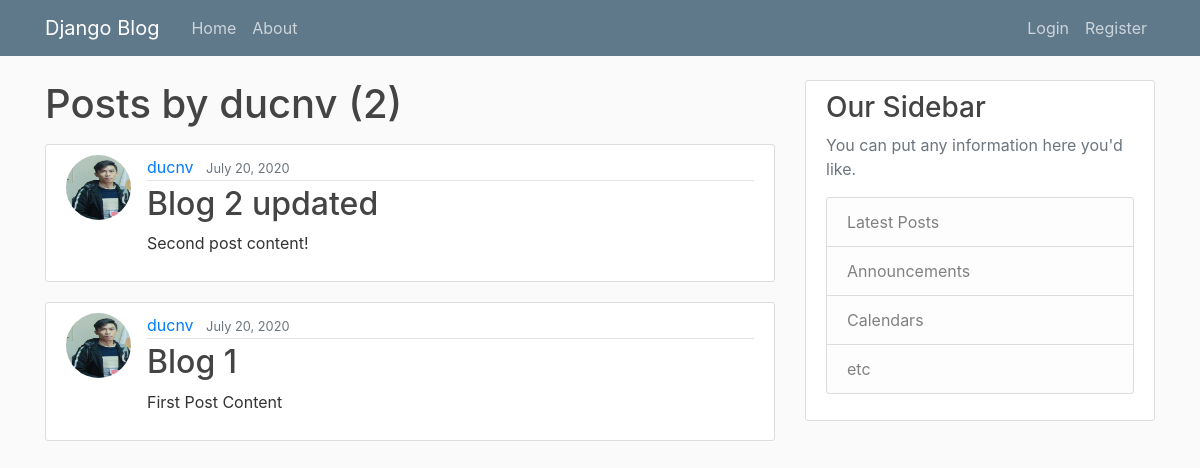
The app's page /userposts/ducnv, older data.
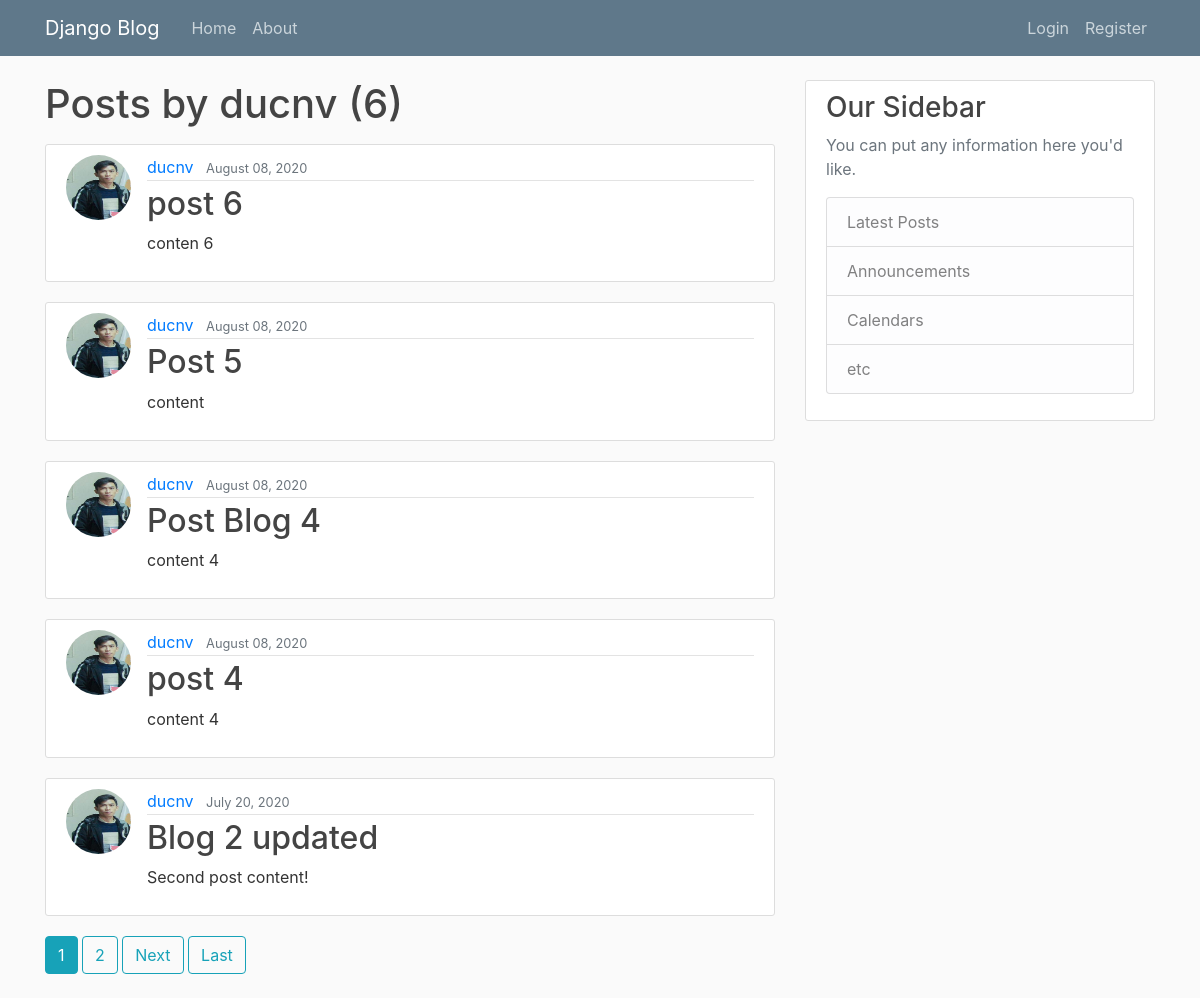
The same page, newer data.
### blog/models.py (models this page shows, shortened)
class Post(models.Model):
    title = models.CharField(max_length=100)
    content = models.TextField()
    date_posted = models.DateTimeField(default=timezone.now)
    author = models.ForeignKey(User, on_delete=models.CASCADE)

### users/models.py (models this page shows, shortened)
class Profile(models.Model):
    user = models.OneToOneField(User, on_delete=models.CASCADE)
    image = models.ImageField(default='default.jpg', upload_to='profile_pics')

### blog/views.py (the view)
# urls.py: path('userposts/<str:username>', UserPostListView.as_view(), name='user-posts'),
class UserPostListView(ListView):
    model = Post
    template_name = 'blog/user_posts.html'  # default: <app>/<model>_<viewtype>.html
    context_object_name = 'posts'
    paginate_by = 5
    def get_queryset(self):
        user = get_object_or_404(User, username=self.kwargs.get('username'))
        return Post.objects.filter(author=user).order_by('-date_posted')

### blog/templates/blog/user_posts.html (shortened to what this page needs)
{% extends "blog/base.html" %}
{% block content %}
    <h1 class="mb-3">Posts by {{ view.kwargs.username }} ({{ page_obj.paginator.count }})</h1>
    {% for post in posts %}
        <article class="media content-section">
            <img class="rounded-circle article-img" src="{{ post.author.profile.image.url }}" alt="">
            <div class="media-body">
                <div class="article-metadata">
                    <a class="mr-2" href="{% url 'user-posts' post.author.username %}">{{ post.author }}</a>
                    <small class="text-muted">{{ post.date_posted|date:'F d, Y' }}</small>
                </div>
                <h2><a class="article-title" href="{% url 'post-detail' post.id %}">{{ post.title }}</a></h2>
                <p class="article-content">{{ post.content }}</p>
            </div>
        </article>
    {% endfor %}
    {% if is_paginated %}
        {% for num in page_obj.paginator.page_range %}
            {% if num == page_obj.number %}
                <a class="btn btn-info mb-4" href="?page={{ num }}">{{ num }}</a>
            {% elif num > page_obj.number|add:'-3' and num < page_obj.number|add:'3' %}
                <a class="btn btn-outline-info mb-4" href="?page={{ num }}">{{ num }}</a>
            {% endif %}
        {% endfor %}
        {% if page_obj.has_next %}
        <a class="btn btn-outline-info mb-4" href="?page={{ page_obj.next_page_number }}">Next</a>
        <a class="btn btn-outline-info mb-4" href="?page={{ page_obj.paginator.num_pages }}">Last</a>
        {% endif %}
    {% endif %}
{% endblock content %}

### blog/templates/blog/base.html (shortened to what this page needs)
{% load static %}
<!DOCTYPE html>
<html>
<head>
    <link rel="stylesheet" href="https://stackpath.bootstrapcdn.com/bootstrap/4.5.0/css/bootstrap.min.css"
>
    <link rel="stylesheet" type="text/css" href="{% static 'blog/main.css' %}">
</head>
<body>
<header class="site-header">
    <nav class="navbar navbar-expand-md navbar-dark bg-steel fixed-top">
        <div class="container">
            <a class="navbar-brand mr-4" href="{% url 'blog-home' %}">Django Blog</a>
            <div class="collapse navbar-collapse" id="navbarToggle">
                <div class="navbar-nav mr-auto">
                    <a class="nav-item nav-link" href="{% url 'blog-home' %}">Home</a>
                    <a class="nav-item nav-link" href="{% url 'blog-about' %}">About</a>
                </div>
                <div class="navbar-nav">
                    {% if user.is_authenticated %}
                        <a class="nav-item nav-link" href="{% url 'post-create' %}">New Post</a>
                        <a class="nav-item nav-link" href="{% url 'logout' %}">Logout</a>
                        <a class="nav-item nav-link" href="{% url 'profile' %}">{{ user.username }}</a>
                    {% else %}
                        <a class="nav-item nav-link" href="{% url 'login' %}">Login</a>
                        <a class="nav-item nav-link" href="{% url 'register' %}">Register</a>
                    {% endif %}
                </div>
            </div>
        </div>
    </nav>
</header>
<main role="main" class="container">
    <div class="row">
        <div class="col-md-8">
            {% block content %}{% endblock %}
        </div>
        <div class="col-md-4">
            <div class="content-section">
                <h3>Our Sidebar</h3>
                <p class='text-muted'>You can put any information here you'd like.
                <ul class="list-group">
                    <li class="list-group-item list-group-item-light">Latest Posts</li>
                    <li class="list-group-item list-group-item-light">Announcements</li>
                    <li class="list-group-item list-group-item-light">Calendars</li>
                    <li class="list-group-item list-group-item-light">etc</li>
                </ul>
                </p>
            </div>
        </div>
    </div>
</main>
</body>
</html>

### blog/static/blog/main.css (style rules this page uses)
body { background: #fafafa; color: #333333; margin-top: 5rem; }
h1, h2, h3, h4, h5, h6 { color: #444444; }
ul { margin: 0; }
.bg-steel { background-color: #5f788a; }
.site-header .navbar-nav .nav-link { color: #cbd5db; }
.content-section { background: #ffffff; padding: 10px 20px; border: 1px solid #dddddd; border-radius: 3px; margin-bottom: 20px; }
.article-title { color: #444444; }
.article-content { white-space: pre-line; }
.article-img { height: 65px; width: 65px; margin-right: 16px; }
.article-metadata { padding-bottom: 1px; margin-bottom: 4px; border-bottom: 1px solid #e3e3e3 }

Row changes from the older to the newer data that the page shows:
no longer on this page (row unchanged): Post: author.profile.image (picture), author "ducnv", date_posted "July 20, 2020", title "Blog 1", content "First Post Content"
added Post: author.profile.image (picture), author "ducnv", date_posted "August 08, 2020", title "post 6", content "conten 6"
added Post: author.profile.image (picture), author "ducnv", date_posted "August 08, 2020", title "Post 5", content "content"
added Post: author.profile.image (picture), author "ducnv", date_posted "August 08, 2020", title "Post Blog 4", content "content 4"
added Post: author.profile.image (picture), author "ducnv", date_posted "August 08, 2020", title "post 4", content "content 4"
Text that changed along with them:
{{ page_obj.paginator.count }}: "2" → "6"
new list line: "1"
new list line: "2"
text now shown: "Next Last"
